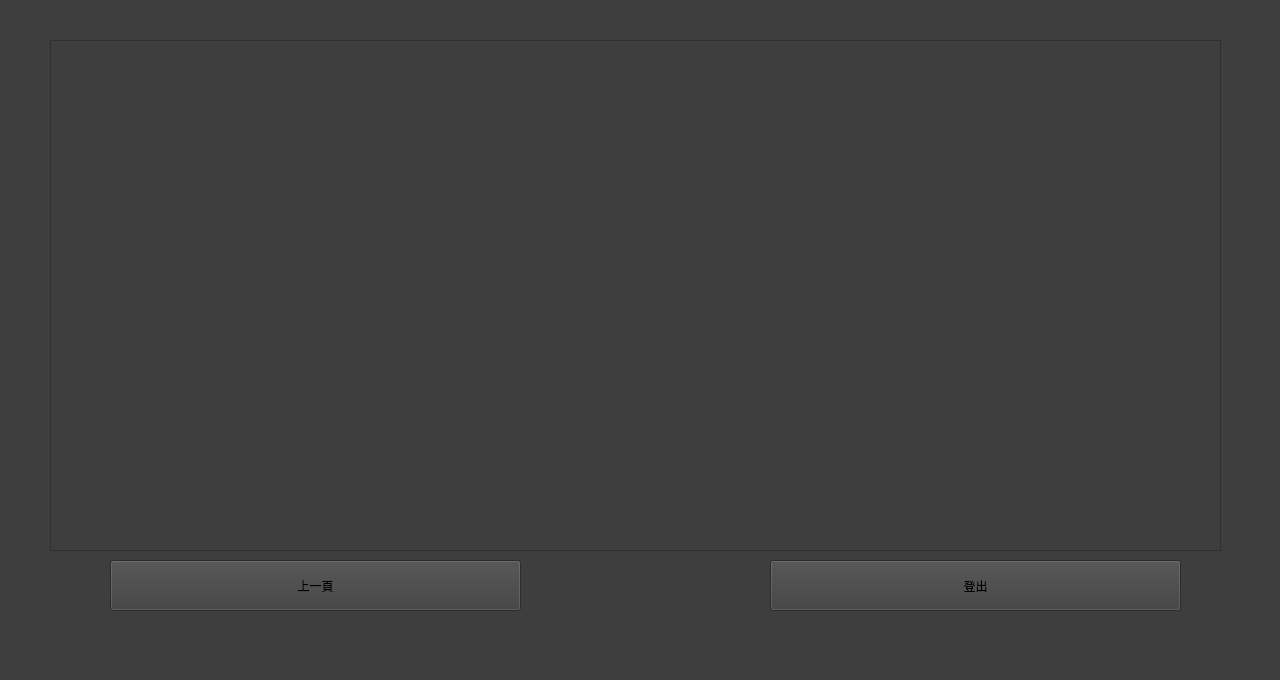
<?xml version="1.0" encoding="UTF-8"?>
<ui version="4.0">
 <class>acclistWinow</class>
 <widget class="QMainWindow" name="acclistWinow">
  <property name="geometry">
   <rect>
    <x>0</x>
    <y>0</y>
    <width>1280</width>
    <height>680</height>
   </rect>
  </property>
  <property name="windowTitle">
   <string>MainWindow</string>
  </property>
  <property name="styleSheet">
   <string notr="true"> background-color: rgb(62, 62, 62);</string>
  </property>
  <widget class="QWidget" name="centralwidget">
   <property name="styleSheet">
    <string notr="true"> background-color: rgb(62, 62, 62);</string>
   </property>
   <widget class="QTableView" name="accountlist">
    <property name="geometry">
     <rect>
      <x>50</x>
      <y>40</y>
      <width>1171</width>
      <height>511</height>
     </rect>
    </property>
    <property name="styleSheet">
     <string notr="true">QTableView { font-size: 14pt; }</string>
    </property>
   </widget>
   <widget class="QPushButton" name="back">
    <property name="geometry">
     <rect>
      <x>110</x>
      <y>560</y>
      <width>411</width>
      <height>51</height>
     </rect>
    </property>
    <property name="text">
     <string>上一頁</string>
    </property>
   </widget>
   <widget class="QPushButton" name="logout">
    <property name="geometry">
     <rect>
      <x>770</x>
      <y>560</y>
      <width>411</width>
      <height>51</height>
     </rect>
    </property>
    <property name="text">
     <string>登出</string>
    </property>
   </widget>
  </widget>
  <widget class="QMenuBar" name="menubar">
   <property name="geometry">
    <rect>
     <x>0</x>
     <y>0</y>
     <width>1280</width>
     <height>20</height>
    </rect>
   </property>
  </widget>
  <widget class="QStatusBar" name="statusbar"/>
 </widget>
 <resources/>
 <connections/>
</ui>
